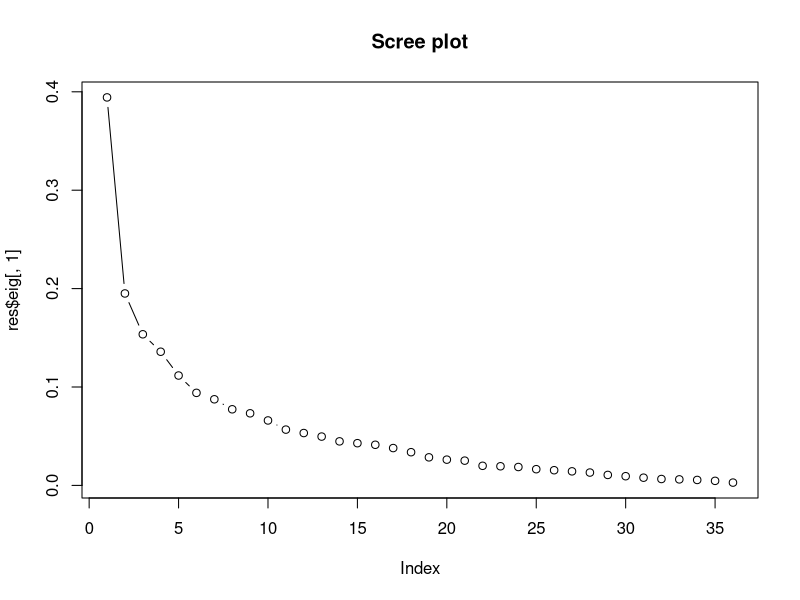
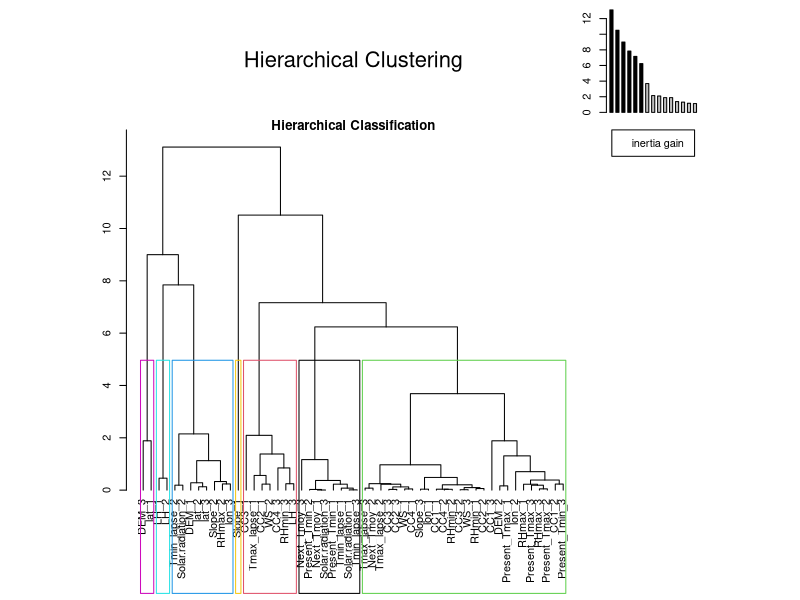
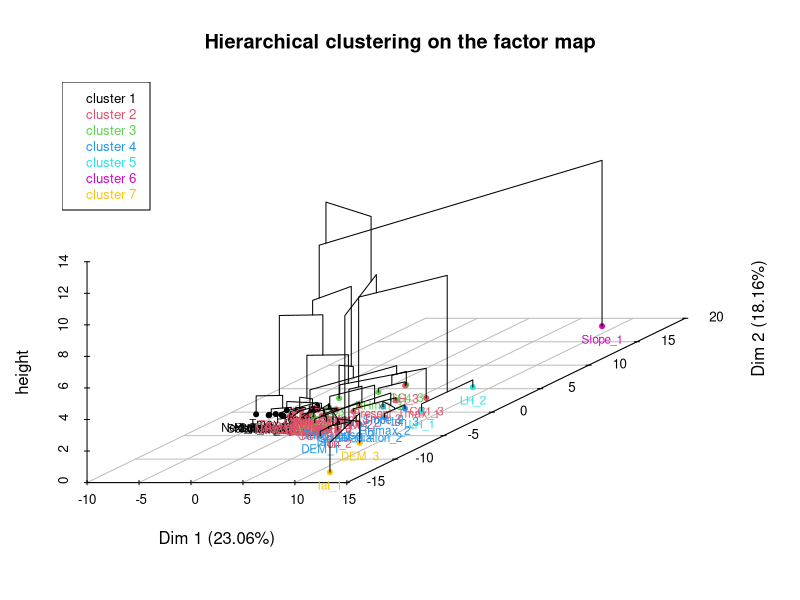
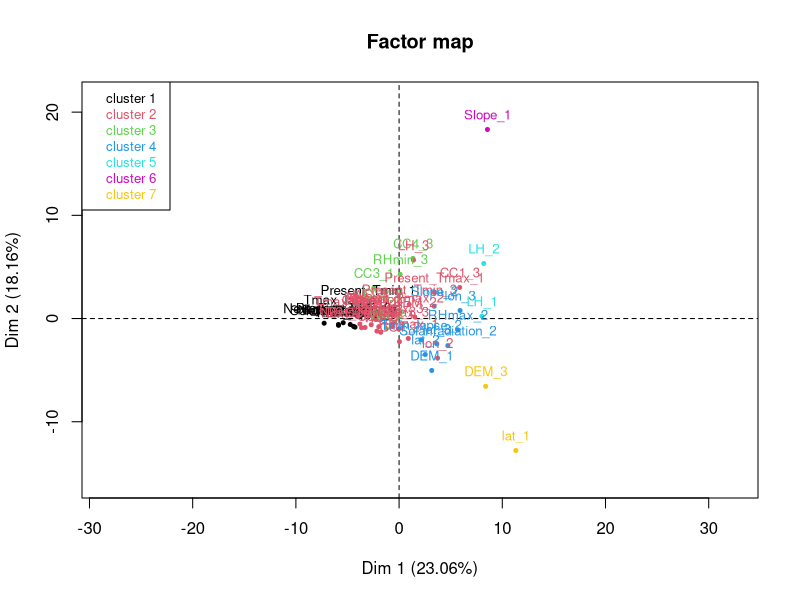
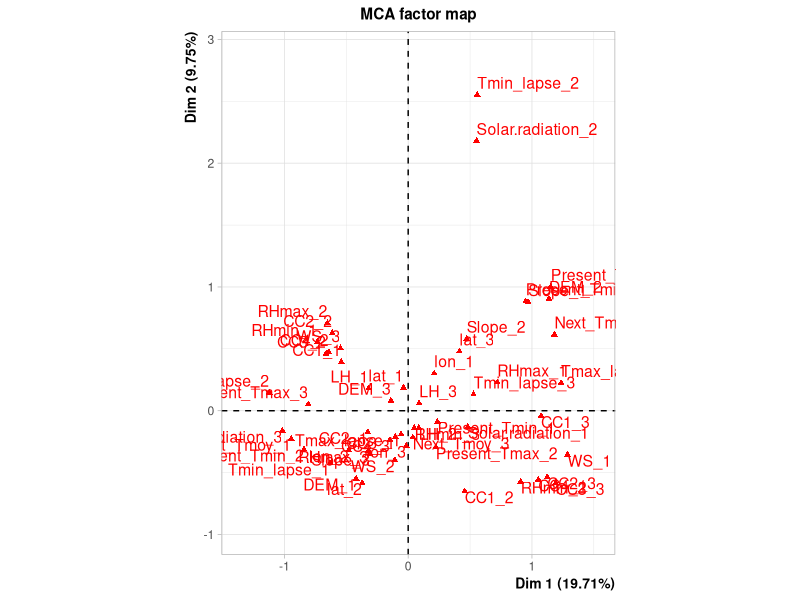
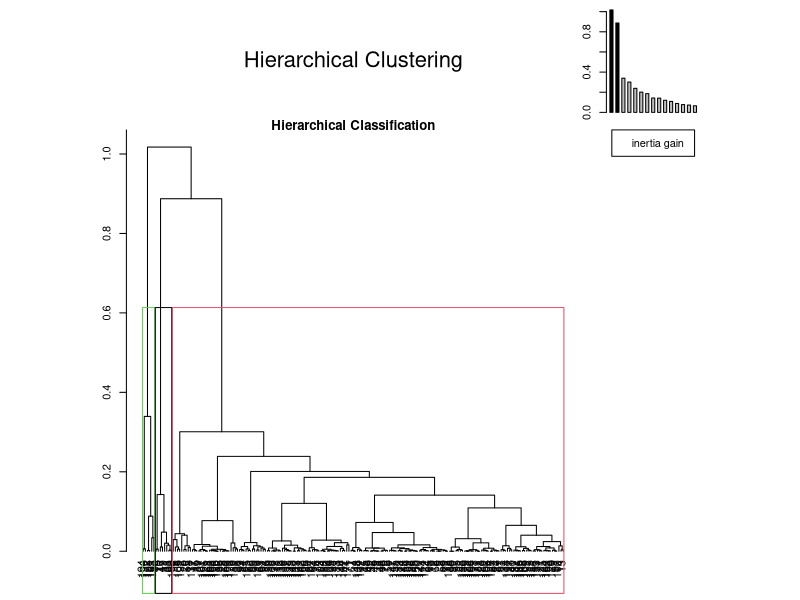
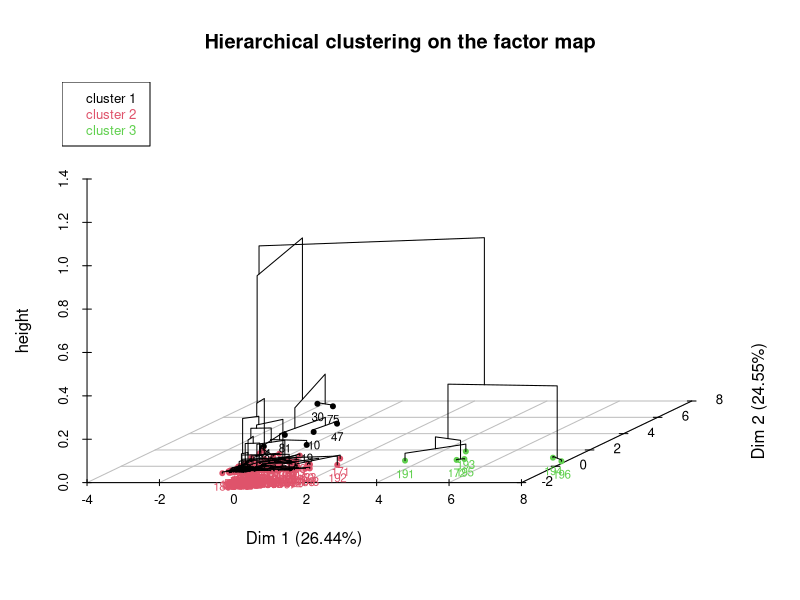
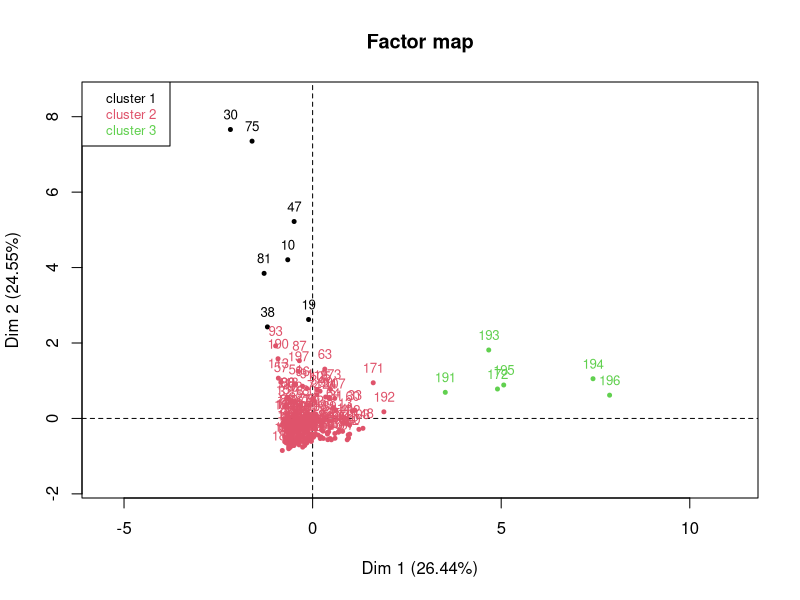

R code for these plots, in order:
#------------------------------------------------- Préparation du jeu des données ------------------------------------------------
#Spécification du répertoire du travail
getwd()
setwd("D:/2A-2IA/ADD/Projet/ACM")

#Chargement du jeu des données
data <- read.csv("Pred_temp_moy.csv")

#Visualisation du jeu des données
View(data)
nb_col=18
nb_rows=197

#Importation des librairies
library(FactoMineR)
library(psych)

#transformation des variables quantitatives en variables qualitatives
L = 0
o=1 
m=0
taux_indice=1
TAUX=0
p=0
#Discrétisation
for(i in 1:nb_col){ 
  km=kmeans(data[,i], 3,nstart = 25)
  
  TAUX[taux_indice]=(km$betweenss/km$totss)
  taux_indice=taux_indice+1
  
  if( (km$betweenss/km$totss)>0.5 ){ #Si le taux de discrétisation est supérieur à 0.5, on transforme la variable en 3 modalité
    
    
    if(p==0){
      all_cluster=cbind( km$cluster)
      L[o]=3:3
      o=o+1
      m=m+3
      p=1
    }
    else{
      all_cluster=cbind(all_cluster,km$cluster)
      m=m+3
      L[o]=3
      o=o+1
    }
    
    
  }
  else{ #Sinon, il est possible de la discrétiser en 4 classes
    km=kmeans(data[,i], 4, iter.max = 100)
    
    if(p==0){
      all_cluster=cbind(km$cluster)
      L[o]=4:4
      m=m+4
      o=o+1
      p=1
    }
    else{
      all_cluster=cbind(all_cluster,km$cluster)
      m=m+4
      L[o]=4
      o=o+1
    }
     
  }
  
}
##Taux de discrétisation
TAUX
### Taux >= 0.5 pour toutes les variables donc on aura une transforamation en 3 modalités.

##Tableau qualitative
data_categ<-data.frame(data)
for(i in 1:nb_col){
  
  data_categ[,i]=all_cluster[,i]
  
}
data_categ

##Taux de discrétisation en %
TAUX_x=TAUX*100  
Taux_=data.frame(matrix(ncol = nb_col, nrow = 1))
Taux_=setNames(Taux_, names(data))
for(i in 1:nb_col){
  Taux_[1,i]=paste(round(TAUX_x[i],2),"%")
}
Taux_

#Sauvegarde des Tableaux dans un fichier Excel
## Installation des librairies necessaire pour l'enregistrement d'un fichier Excel
install.packages("writexl")
## Importation des librairies necessaire pour l'enregistrement d'un fichier Excel
library("writexl")
##Enregistrement des variables quantitatives dans un fichier Excel
write_xlsx(data.frame(data),"data_quanti.xlsx")
##Enregistrement des variables qualitatives dans un fichier Excel
write_xlsx(data.frame(data_categ),"data_quali.xlsx")
##Enregistrement du taux en % de discrétisation de chaque transformation dans un fichier Excel
write_xlsx(data.frame(Taux_),"TAUX.xlsx")

#Construction du tableau disjonctif complet
g=c(1) 
for(i in 2:m){
  a=c(1)
  g=cbind(g,a)
  
}

TDC=data.frame(g)

for(z in 1:nb_rows){ 
  count_V=1 
  p=0
  for(i in 1:length(L)){
    
    for(j in 1:L[i]){
          ## data[z,i]
          if(j==all_cluster[z,i]){
              if(p==0){
              V=1:1
              p=1
              count_V=count_V+1
              }
              else{
                V[count_V]=1
                count_V=count_V+1
              }
          }
          else{
            if(p==0){
              V=0:0
              p=1
              count_V=count_V+1
            }
            else{
              V[count_V]=0
              count_V=count_V+1
            }
          }
            
          
    }
  } 
  TDC[z+1,]=V 
}
#RENAMING
TDC=TDC[-1,]
for(i in 1:length(L)){
    principal_name=names(data)[i]
    for(j in 1:L[i]){
          column_name=paste0(principal_name,j)
          #print(column_name)
          names(TDC)[(i-1)*3+j]=column_name
    }
}
TDC
##Enregistrement du tableau disjonctif complet dans un fichier Excel
write_xlsx(data.frame(TDC),"TDC.xlsx")


#la fréquence de chaque modalité et recherche de la présence d’une modalité rare (fréquence < 0.01).
propmod=apply(TDC,2,sum)/(nrow(TDC))
propmod ##Affichage des fréquences
Bad_modalite=""
bad=1
faible_freq=0
for(i in 1:length(propmod)){
  if(propmod[i]<0.01){
    Bad_modalite[bad]=names(propmod)[i]
    bad=bad+1
    print(paste("La modalité",names(propmod)[i], " est a faible frequence" ,"sa frequence est ",propmod[i]) ) 
    faible_freq=1
  }
}
if(faible_freq==0){
  print( "Aucune modalité n'est de faible fréquence .")
} 


#--------------------------------------------------------- ACM ------------------------------------------------------------
#Changement de type pour correspondre a la fonction MCA
i=0
while(i < ncol(data_categ)){
  i=i+1  
  data_categ[,i] = as.factor(data_categ[,i])
}
str(data_categ)
#Application de l’ACM
res<-MCA(data_categ,graph=FALSE,axes=c(2.3))
#nombre de modalités
p<-ncol(TDC)
#nombre de variables
s <- ncol(data) 
#nombre d'individus
n <- nrow(data)
print(paste("On a",p,"modalités" ,s,"varialbes","ainsi que ",n,"individus"))

#Valeurs propres et pourcentage d’inertie de chaque valeur propre ainsi que le cumul des pourcentages d’inertie
res$eig 

#Tracez le graphique des valeurs propres.
plot(res$eig[,1],type="b",main="Scree plot")

#Choix de dimension de sous espace
##Appliquons la regle : Var(val prop éliminées)/var(val prop) < 0.05
##On retient tout les valeurs propres qui la verifie .
###dim=5
var(res$eig[6:36,1])*(36-6)/(var(res$eig[,1])*35) #0.1081354
###dim=6
var(res$eig[7:36,1])*(36-7)/(var(res$eig[,1])*35) #0.087937
###dim=7
var(res$eig[8:36,1])*(36-8)/(var(res$eig[,1])*35) #0.06947203
###dim=8
var(res$eig[9:36,1])*(36-9)/(var(res$eig[,1])*35) #0.05702777
###dim=9
var(res$eig[10:36,1])*(36-10)/(var(res$eig[,1])*35) #0.04547664
## Donc La dimension du sous espace est donc egal a 9  

#Application de l’ACM
res<-MCA(data_categ,ncp = 9,graph=FALSE,axes=c(2.3))

#--------------------------------------------------------- Nuage de modalités ------------------------------------------------------------
#cos2 sur chaque composantes
res$var$cos2

#pour le cumul
print(t(apply(res$var$cos2,1,cumsum)),digit=2)

#Distinction des modalités bien représentées, moyennement représentées et faiblement représentées sur le sous espace
cos_sum_var=t(apply(res$var$cos2,1,cumsum))
for(i in 1:length(cos_sum_var[,9])){
  if(cos_sum_var[i,9]>=0.8){
    print(paste("la modalité",i, "est bien representé"))
  }
  if(cos_sum_var[i,9]>=0.6 && cos_sum_var[i,9]<0.8){
    print(paste("la modalité",i, "est moyennement representé"))
  }
  if(cos_sum_var[i,9]<0.6){
    print(paste("la modalité",i, "est faiblements representé"))
  }
}

#la contribution des modalités dans chaque axe du sous espace
contrib <- res$var$contrib 
contrib

#Application de la CAH au tableau des contributions des modalités aux axes du sous espace
cont<-HCPC(as.data.frame(contrib),nb.clust=-1)
cont
cont$desc.var
cont$data.clust

#le nuage des modalités projeté sur les 2 premiers axes.
plot(res,invisible="ind")

#--------------------------------------------------------- Nuage des individus ------------------------------------------------------------
#Le cos2 des individus sur le sous espace
res$ind$cos2

#le cumul
print(t(apply(res$ind$cos2,1,cumsum)),digit=2)

#Distinction des individus bien représentés, moyennement représentés et faiblement représentés sur le sous espace
cos_sum_ind=t(apply(res$ind$cos2,1,cumsum))
for(i in 1:length(cos_sum_ind[,9])){
  if(cos_sum_ind[i,9]>=0.8){
    print(paste("l'individu",i, "est bien representé"))
  }
  if(cos_sum_ind[i,9]>=0.6 && cos_sum_ind[i,9]<0.8){
    print(paste("l'individu",i, "est moyennement representé"))
  }
  if(cos_sum_ind[i,9]<0.6){
    print(paste("l'individu",i, "est faiblement representé"))
  }
}

#La contribution des individus dans chaque axe du sous espace
contrib <- res$ind$contrib 
contrib

#Application de la CAH au tableau des contributions des individus aux axes du sous espace
cont<-HCPC(as.data.frame(res$ind$contrib),nb.clust=-1)
cont$desc.var
cont$data.clust

#--------------------------------------------------------- Nuage des variables ------------------------------------------------------------
#Les coefficients de corrélation des variables avec les projections sur les axes du sous espace
res$var$eta2

#Le graphique des coefficients de corrélation des variables avec les projections sur le 1er plan factoriel
plot(res,choix="var")
